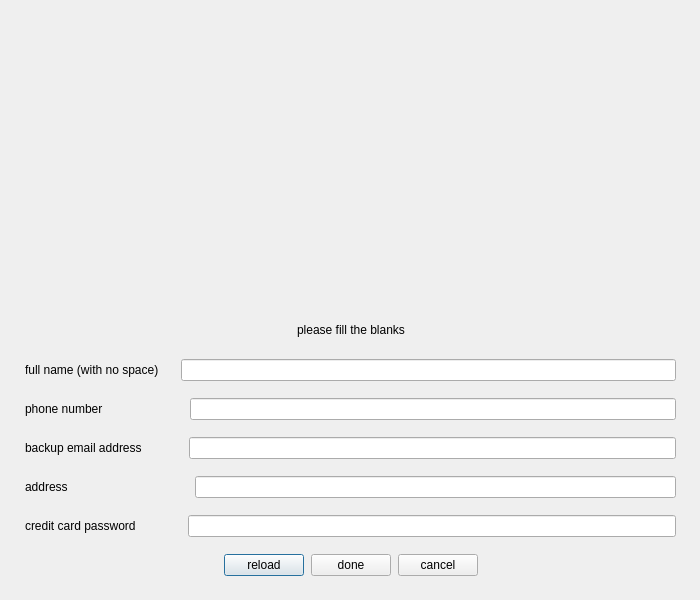
<?xml version="1.0" encoding="UTF-8"?>
<ui version="4.0">
 <class>afbuy</class>
 <widget class="QDialog" name="afbuy">
  <property name="geometry">
   <rect>
    <x>0</x>
    <y>0</y>
    <width>700</width>
    <height>600</height>
   </rect>
  </property>
  <property name="sizePolicy">
   <sizepolicy hsizetype="Fixed" vsizetype="Fixed">
    <horstretch>0</horstretch>
    <verstretch>0</verstretch>
   </sizepolicy>
  </property>
  <property name="maximumSize">
   <size>
    <width>700</width>
    <height>600</height>
   </size>
  </property>
  <property name="windowTitle">
   <string>Dialog</string>
  </property>
  <widget class="QWidget" name="verticalLayoutWidget">
   <property name="geometry">
    <rect>
     <x>10</x>
     <y>10</y>
     <width>681</width>
     <height>581</height>
    </rect>
   </property>
   <layout class="QVBoxLayout" name="verticalLayout">
    <property name="spacing">
     <number>7</number>
    </property>
    <property name="leftMargin">
     <number>5</number>
    </property>
    <property name="topMargin">
     <number>5</number>
    </property>
    <property name="rightMargin">
     <number>5</number>
    </property>
    <property name="bottomMargin">
     <number>5</number>
    </property>
    <item>
     <widget class="QWidget" name="verticalWidget_2" native="true">
      <property name="styleSheet">
       <string notr="true">border-image: url(:/new/prefix5/credit-cards-mockup-top-view_1332-3085.jpg);</string>
      </property>
      <layout class="QVBoxLayout" name="verticalLayout_2">
       <property name="topMargin">
        <number>20</number>
       </property>
      </layout>
     </widget>
    </item>
    <item>
     <spacer name="verticalSpacer">
      <property name="orientation">
       <enum>Qt::Vertical</enum>
      </property>
      <property name="sizeType">
       <enum>QSizePolicy::Fixed</enum>
      </property>
      <property name="sizeHint" stdset="0">
       <size>
        <width>5</width>
        <height>5</height>
       </size>
      </property>
     </spacer>
    </item>
    <item>
     <layout class="QVBoxLayout" name="verticalLayout_3">
      <property name="leftMargin">
       <number>5</number>
      </property>
      <property name="topMargin">
       <number>5</number>
      </property>
      <property name="rightMargin">
       <number>5</number>
      </property>
      <property name="bottomMargin">
       <number>5</number>
      </property>
      <item>
       <layout class="QHBoxLayout" name="horizontalLayout">
        <property name="leftMargin">
         <number>5</number>
        </property>
        <property name="topMargin">
         <number>5</number>
        </property>
        <property name="rightMargin">
         <number>5</number>
        </property>
        <property name="bottomMargin">
         <number>5</number>
        </property>
        <item>
         <spacer name="horizontalSpacer">
          <property name="orientation">
           <enum>Qt::Horizontal</enum>
          </property>
          <property name="sizeHint" stdset="0">
           <size>
            <width>40</width>
            <height>20</height>
           </size>
          </property>
         </spacer>
        </item>
        <item>
         <widget class="QLabel" name="label">
          <property name="text">
           <string>please fill the blanks</string>
          </property>
         </widget>
        </item>
        <item>
         <spacer name="horizontalSpacer_2">
          <property name="orientation">
           <enum>Qt::Horizontal</enum>
          </property>
          <property name="sizeHint" stdset="0">
           <size>
            <width>40</width>
            <height>20</height>
           </size>
          </property>
         </spacer>
        </item>
       </layout>
      </item>
      <item>
       <layout class="QHBoxLayout" name="horizontalLayout_3">
        <property name="leftMargin">
         <number>5</number>
        </property>
        <property name="topMargin">
         <number>5</number>
        </property>
        <property name="rightMargin">
         <number>5</number>
        </property>
        <property name="bottomMargin">
         <number>5</number>
        </property>
        <item>
         <widget class="QLabel" name="label_2">
          <property name="text">
           <string>full name (with no space)</string>
          </property>
         </widget>
        </item>
        <item>
         <spacer name="horizontalSpacer_3">
          <property name="orientation">
           <enum>Qt::Horizontal</enum>
          </property>
          <property name="sizeType">
           <enum>QSizePolicy::Fixed</enum>
          </property>
          <property name="sizeHint" stdset="0">
           <size>
            <width>15</width>
            <height>20</height>
           </size>
          </property>
         </spacer>
        </item>
        <item>
         <widget class="QLineEdit" name="fullnameline"/>
        </item>
       </layout>
      </item>
      <item>
       <layout class="QHBoxLayout" name="horizontalLayout_4">
        <property name="leftMargin">
         <number>5</number>
        </property>
        <property name="topMargin">
         <number>5</number>
        </property>
        <property name="rightMargin">
         <number>5</number>
        </property>
        <property name="bottomMargin">
         <number>5</number>
        </property>
        <item>
         <widget class="QLabel" name="label_3">
          <property name="text">
           <string>phone number</string>
          </property>
         </widget>
        </item>
        <item>
         <spacer name="horizontalSpacer_4">
          <property name="orientation">
           <enum>Qt::Horizontal</enum>
          </property>
          <property name="sizeType">
           <enum>QSizePolicy::Fixed</enum>
          </property>
          <property name="sizeHint" stdset="0">
           <size>
            <width>80</width>
            <height>20</height>
           </size>
          </property>
         </spacer>
        </item>
        <item>
         <widget class="QLineEdit" name="phoneline"/>
        </item>
       </layout>
      </item>
      <item>
       <layout class="QHBoxLayout" name="horizontalLayout_5">
        <property name="leftMargin">
         <number>5</number>
        </property>
        <property name="topMargin">
         <number>5</number>
        </property>
        <property name="rightMargin">
         <number>5</number>
        </property>
        <property name="bottomMargin">
         <number>5</number>
        </property>
        <item>
         <widget class="QLabel" name="label_4">
          <property name="text">
           <string>backup email address</string>
          </property>
         </widget>
        </item>
        <item>
         <spacer name="horizontalSpacer_5">
          <property name="orientation">
           <enum>Qt::Horizontal</enum>
          </property>
          <property name="sizeType">
           <enum>QSizePolicy::Fixed</enum>
          </property>
          <property name="sizeHint" stdset="0">
           <size>
            <width>40</width>
            <height>20</height>
           </size>
          </property>
         </spacer>
        </item>
        <item>
         <widget class="QLineEdit" name="backupline"/>
        </item>
       </layout>
      </item>
      <item>
       <layout class="QHBoxLayout" name="horizontalLayout_8">
        <property name="leftMargin">
         <number>5</number>
        </property>
        <property name="topMargin">
         <number>5</number>
        </property>
        <property name="rightMargin">
         <number>5</number>
        </property>
        <property name="bottomMargin">
         <number>5</number>
        </property>
        <item>
         <widget class="QLabel" name="label_5">
          <property name="text">
           <string>address</string>
          </property>
         </widget>
        </item>
        <item>
         <spacer name="horizontalSpacer_7">
          <property name="orientation">
           <enum>Qt::Horizontal</enum>
          </property>
          <property name="sizeType">
           <enum>QSizePolicy::Fixed</enum>
          </property>
          <property name="sizeHint" stdset="0">
           <size>
            <width>120</width>
            <height>20</height>
           </size>
          </property>
         </spacer>
        </item>
        <item>
         <widget class="QLineEdit" name="addressline"/>
        </item>
       </layout>
      </item>
      <item>
       <layout class="QHBoxLayout" name="horizontalLayout_7">
        <property name="leftMargin">
         <number>5</number>
        </property>
        <property name="topMargin">
         <number>5</number>
        </property>
        <property name="rightMargin">
         <number>5</number>
        </property>
        <property name="bottomMargin">
         <number>5</number>
        </property>
        <item>
         <widget class="QLabel" name="label_6">
          <property name="text">
           <string>credit card password</string>
          </property>
         </widget>
        </item>
        <item>
         <spacer name="horizontalSpacer_8">
          <property name="orientation">
           <enum>Qt::Horizontal</enum>
          </property>
          <property name="sizeType">
           <enum>QSizePolicy::Minimum</enum>
          </property>
          <property name="sizeHint" stdset="0">
           <size>
            <width>45</width>
            <height>20</height>
           </size>
          </property>
         </spacer>
        </item>
        <item>
         <widget class="QLineEdit" name="creditline"/>
        </item>
       </layout>
      </item>
      <item>
       <layout class="QHBoxLayout" name="horizontalLayout_2">
        <property name="leftMargin">
         <number>5</number>
        </property>
        <property name="topMargin">
         <number>5</number>
        </property>
        <property name="rightMargin">
         <number>5</number>
        </property>
        <property name="bottomMargin">
         <number>5</number>
        </property>
        <item>
         <spacer name="horizontalSpacer_9">
          <property name="orientation">
           <enum>Qt::Horizontal</enum>
          </property>
          <property name="sizeHint" stdset="0">
           <size>
            <width>40</width>
            <height>20</height>
           </size>
          </property>
         </spacer>
        </item>
        <item>
         <widget class="QPushButton" name="reload">
          <property name="text">
           <string>reload</string>
          </property>
         </widget>
        </item>
        <item>
         <widget class="QPushButton" name="done">
          <property name="text">
           <string>done</string>
          </property>
         </widget>
        </item>
        <item>
         <widget class="QPushButton" name="cancel">
          <property name="text">
           <string>cancel</string>
          </property>
         </widget>
        </item>
        <item>
         <spacer name="horizontalSpacer_6">
          <property name="orientation">
           <enum>Qt::Horizontal</enum>
          </property>
          <property name="sizeHint" stdset="0">
           <size>
            <width>40</width>
            <height>20</height>
           </size>
          </property>
         </spacer>
        </item>
       </layout>
      </item>
     </layout>
    </item>
   </layout>
  </widget>
 </widget>
 <resources/>
 <connections/>
</ui>
